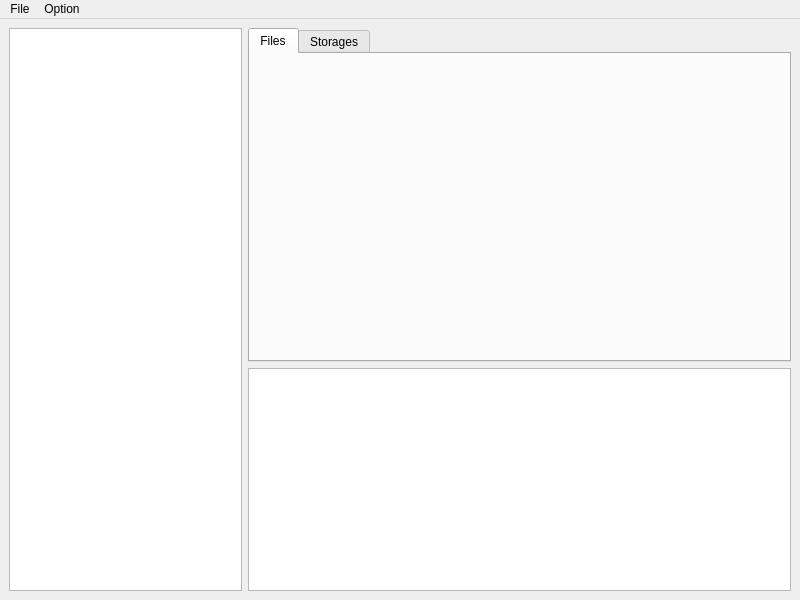
<?xml version="1.0" encoding="UTF-8"?>
<ui version="4.0">
 <class>MainWindow</class>
 <widget class="QMainWindow" name="MainWindow">
  <property name="geometry">
   <rect>
    <x>0</x>
    <y>0</y>
    <width>800</width>
    <height>600</height>
   </rect>
  </property>
  <property name="windowTitle">
   <string>MainWindow</string>
  </property>
  <widget class="QWidget" name="centralwidget">
   <property name="sizePolicy">
    <sizepolicy hsizetype="Preferred" vsizetype="Preferred">
     <horstretch>0</horstretch>
     <verstretch>0</verstretch>
    </sizepolicy>
   </property>
   <layout class="QHBoxLayout" name="horizontalLayout" stretch="30,70">
    <item>
     <widget class="QTreeView" name="treeView">
      <property name="textElideMode">
       <enum>Qt::ElideLeft</enum>
      </property>
     </widget>
    </item>
    <item>
     <layout class="QVBoxLayout" name="verticalLayout" stretch="60,40">
      <item>
       <widget class="QTabWidget" name="tabWidget">
        <property name="currentIndex">
         <number>0</number>
        </property>
        <widget class="QWidget" name="tabFiles">
         <attribute name="title">
          <string>Files</string>
         </attribute>
        </widget>
        <widget class="QWidget" name="tabStorages">
         <attribute name="title">
          <string>Storages</string>
         </attribute>
        </widget>
       </widget>
      </item>
      <item>
       <widget class="QTextEdit" name="textEdit">
        <property name="textInteractionFlags">
         <set>Qt::TextSelectableByKeyboard|Qt::TextSelectableByMouse</set>
        </property>
       </widget>
      </item>
     </layout>
    </item>
   </layout>
  </widget>
  <widget class="QMenuBar" name="menubar">
   <property name="geometry">
    <rect>
     <x>0</x>
     <y>0</y>
     <width>800</width>
     <height>23</height>
    </rect>
   </property>
   <widget class="QMenu" name="menuFile">
    <property name="title">
     <string>File</string>
    </property>
    <addaction name="actionCreate_SVN_Storage"/>
    <addaction name="actionCreate_GIT_Storage"/>
    <addaction name="separator"/>
    <addaction name="actionCheck_Storages_Connection"/>
    <addaction name="actionExit"/>
   </widget>
   <widget class="QMenu" name="menuOption">
    <property name="title">
     <string>Option</string>
    </property>
    <addaction name="actionAdd_PLY_Files"/>
    <addaction name="actionCommit"/>
    <addaction name="separator"/>
    <addaction name="actionCheck_Files_Validation"/>
    <addaction name="actionSetting"/>
   </widget>
   <addaction name="menuFile"/>
   <addaction name="menuOption"/>
  </widget>
  <action name="actionCreate_SVN_Storage">
   <property name="text">
    <string>Create SVN Storage</string>
   </property>
  </action>
  <action name="actionCreate_GIT_Storage">
   <property name="text">
    <string>Create GIT Storage</string>
   </property>
  </action>
  <action name="actionCheck_Storages_Connection">
   <property name="text">
    <string>Check Storages Connection</string>
   </property>
  </action>
  <action name="actionExit">
   <property name="text">
    <string>Exit</string>
   </property>
  </action>
  <action name="actionCreate_PL_Files">
   <property name="text">
    <string>Create PL Files</string>
   </property>
  </action>
  <action name="actionAdd_PLY_Files">
   <property name="text">
    <string>Add PLY Files</string>
   </property>
  </action>
  <action name="actionCommit">
   <property name="text">
    <string>Commit</string>
   </property>
  </action>
  <action name="actionCheck_File_Validation">
   <property name="text">
    <string>Check File Validation</string>
   </property>
  </action>
  <action name="actionCheck_Files_Validation">
   <property name="text">
    <string>Check Files Validation</string>
   </property>
  </action>
  <action name="actionSetting">
   <property name="text">
    <string>Setting</string>
   </property>
  </action>
 </widget>
 <resources/>
 <connections/>
</ui>
